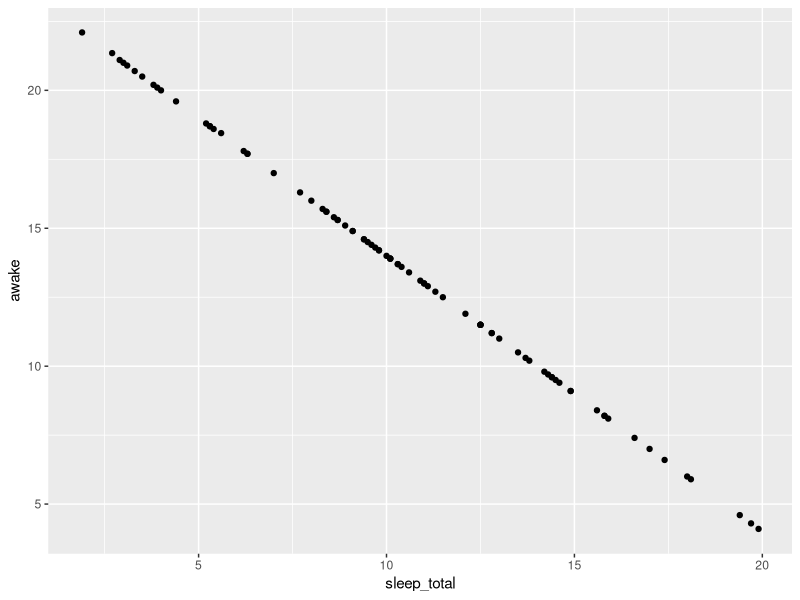
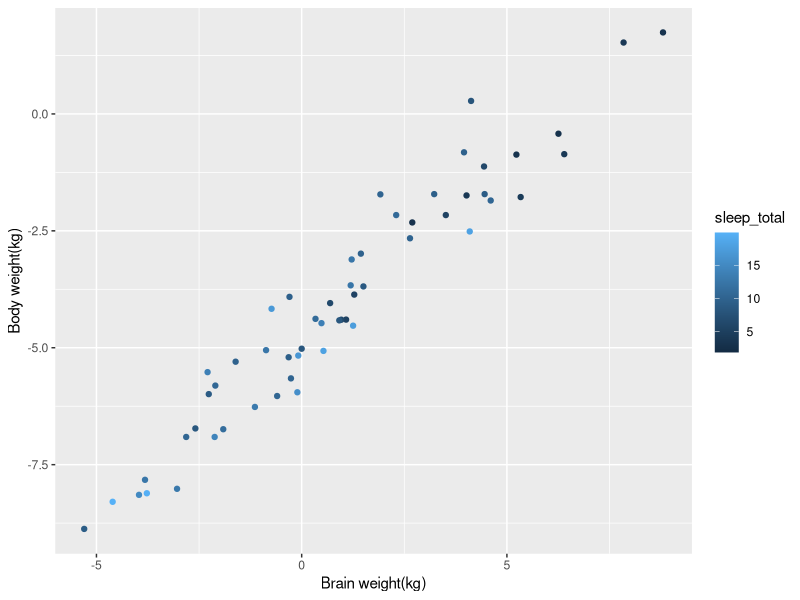
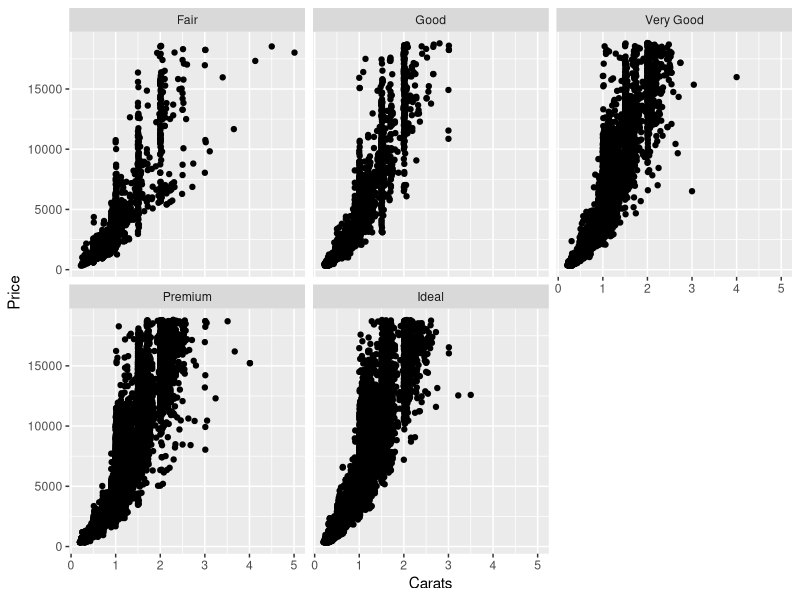
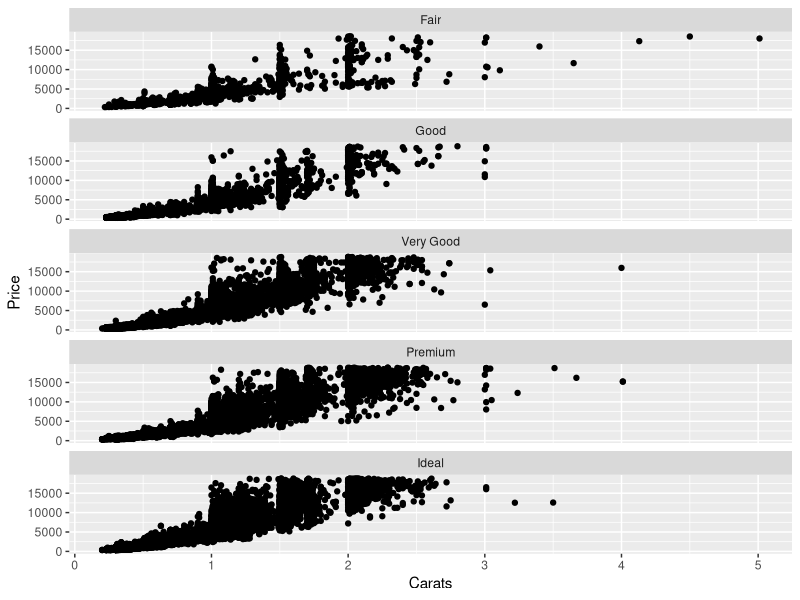
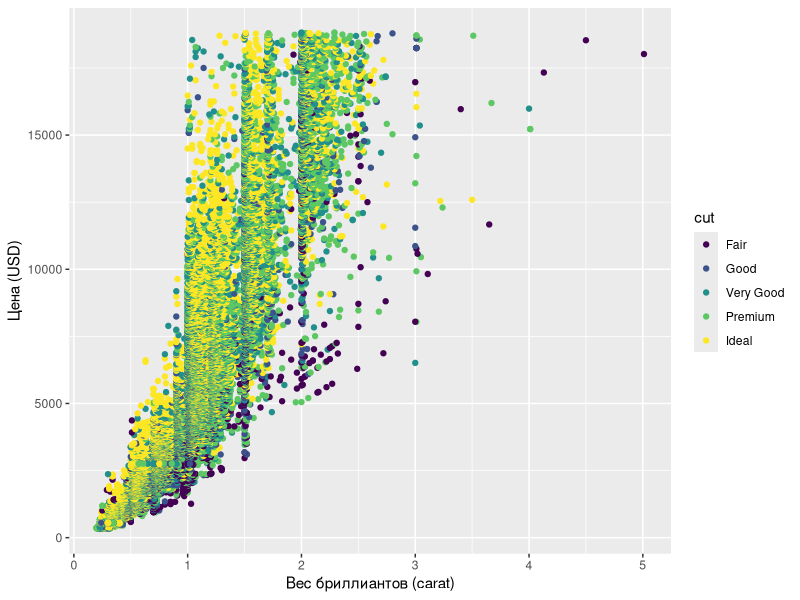
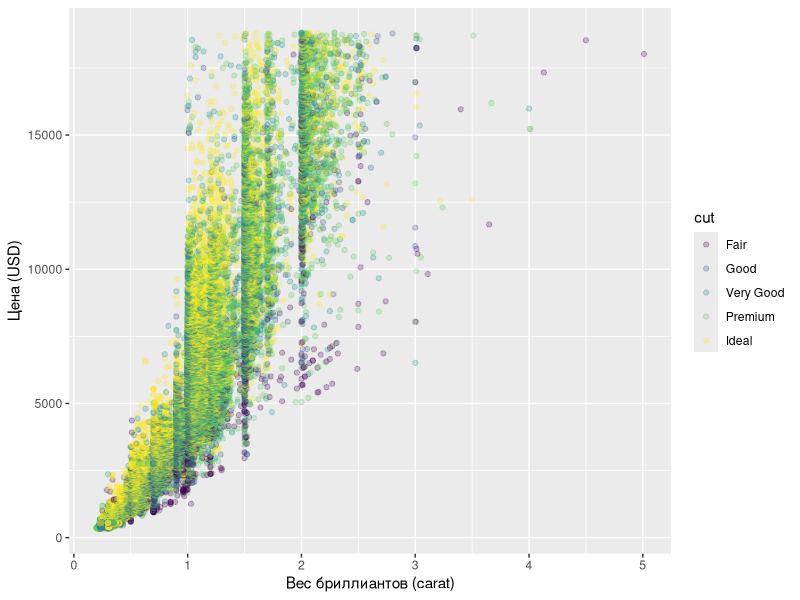
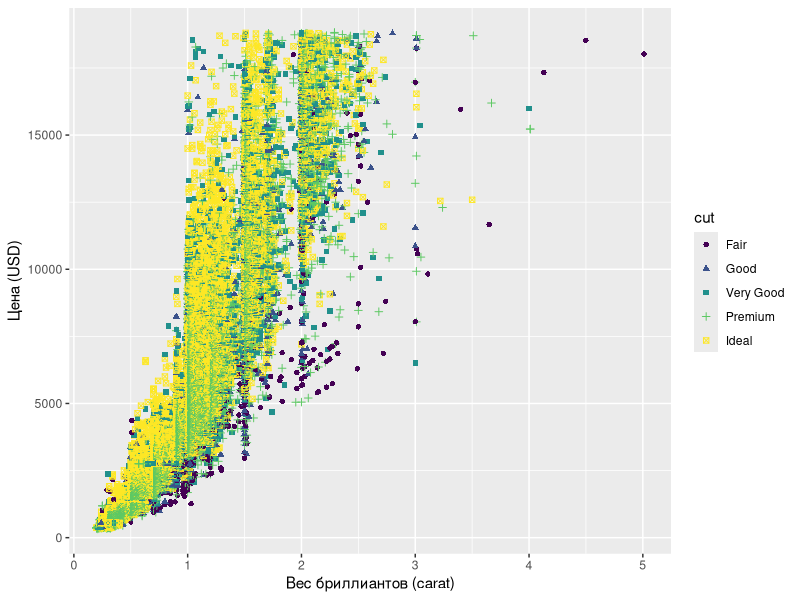
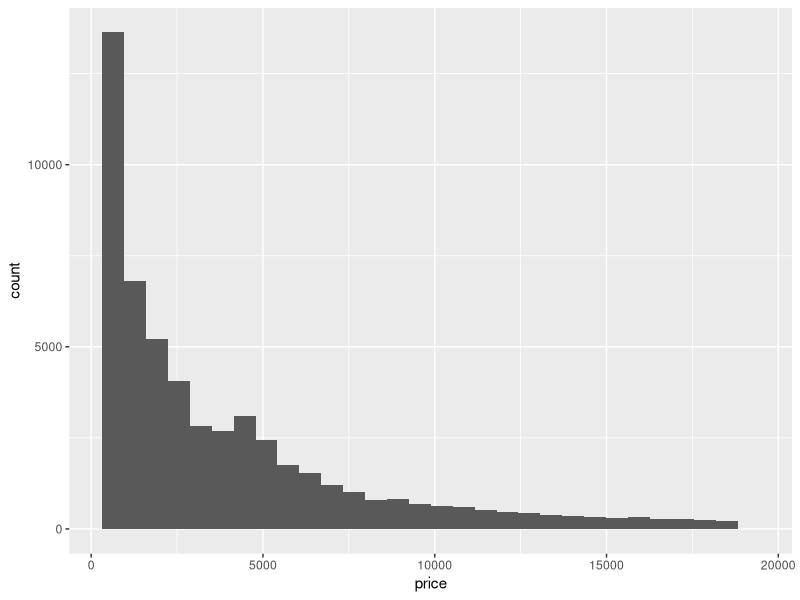

The R source for these figures, in order:
## ---- chunk 1
1+1+1

2-1-2

1/2

1%%2

2*2

2^7

10+2*(4^3)
## ---- chunk 2
x <- 924 + 124
## ---- chunk 3
c(1,2,3,4,5,4,3,2,1) 
x <- 1:5
print(x)
x <- 5:1
print(x)
height <- c(161, 162, 163, 164, 165)
weight <- c(61, 62, 63, 64, 65)
data.frame(height, weight)
## ---- chunk 4
sqrt(pi)
log(4)
1/0
0/0
sqrt(-1)
## ---- chunk 5
# 5.1
height <- c(170, 165, 174, 171, 180, 180, 167, 168, 170)
weight <- c(65, 55, 85, 75, 88, 92, 75, 77, 87)

# а)
mean_height <- mean(height)
mean_height

# б)
correlation <- cor(height, weight)
correlation

# 5.2
# Функция length возвращает количество элементов в векторе
length_height <- length(height)
length_height

# 5.3
# Функция sort сортирует элементы вектора
# Аргумент decreasing указывает, нужно ли сортировать по убыванию (TRUE) или по возрастанию (FALSE)
sorted_weight <- sort(weight, decreasing = FALSE)
sorted_weight
## ---- chunk 6
# 6.1
# Диаграмма 1 – Зависимость времени бодрствования(awake) от времени сна(sleep_total)
library(ggplot2)
ggplot(msleep, aes(sleep_total, awake)) +
  geom_point()

# 6.2
# Исходя из результатов диаграммы 1 видим, что:
# во-первых, в сутках 24 часа, т.е. если сложить awake и sleep_total в любой из точек получим 24
# во-вторых, зависимость времени бодрствования от времени сна обратно пропорциональная, т.е. больше бодрствуем – меньше спим

# 6.3
ggplot(msleep, aes(log(bodywt), log(brainwt), colour = sleep_total)) +
  geom_point() + 
  xlab("Brain weight(kg)") +
  ylab("Body weight(kg)")
## ---- chunk 7
# 7.1
library(tidyverse)
ggplot(diamonds, aes(carat, price)) +
      geom_point() +
      xlab("Carats") +
      ylab("Price") +
      facet_wrap(~cut)

# 7.2 Пропорциональная зависимость

# 7.3
ggplot(diamonds, aes(carat, price)) +
      geom_point() +
      xlab("Carats") +
      ylab("Price") +
      facet_wrap(~cut, nrow = 5)
## ---- chunk 8
library(tidyverse)
# 8.1
ggplot(diamonds, aes(carat, price, colour = cut)) +
  geom_point() +
  xlab("Вес бриллиантов (carat)") +
  ylab("Цена (USD)")

# 8.2
# alpha добавляет точкам прозрачность
ggplot(diamonds, aes(carat, price, colour = cut)) +
  geom_point(alpha = 0.25) +
  xlab("Вес бриллиантов (carat)") +
  ylab("Цена (USD)")

# 8.3
ggplot(diamonds, aes(carat, price, colour = cut, shape = cut)) +
  geom_point(size = 1.5) +
  xlab("Вес бриллиантов (carat)") +
  ylab("Цена (USD)")
## ---- chunk 9
# 9.1
library(tidyverse)
ggplot(diamonds, aes(price)) +
  geom_histogram()

# 9.2
ggplot(diamonds, aes(price)) +
  geom_histogram() +
  facet_wrap(~cut)
## ---- chunk 10
library(tidyverse)
# 10.1
ggplot(diamonds, aes(cut)) +
  geom_bar()

# 10.2
ggplot(diamonds, aes(cut, fill = cut)) +
  geom_bar()

# 10.3
# Меняем толщину столбцов при помощи параметра width
ggplot(diamonds, aes(cut, fill = cut)) +
  geom_bar(width = 0.5)

# 10.4
ggplot(diamonds, aes(cut, fill = clarity)) +
  geom_bar(width = 0.5)

# 10.5
ggplot(diamonds, aes(cut, fill = clarity)) +
  geom_bar(width = 0.5) +
  coord_flip()
